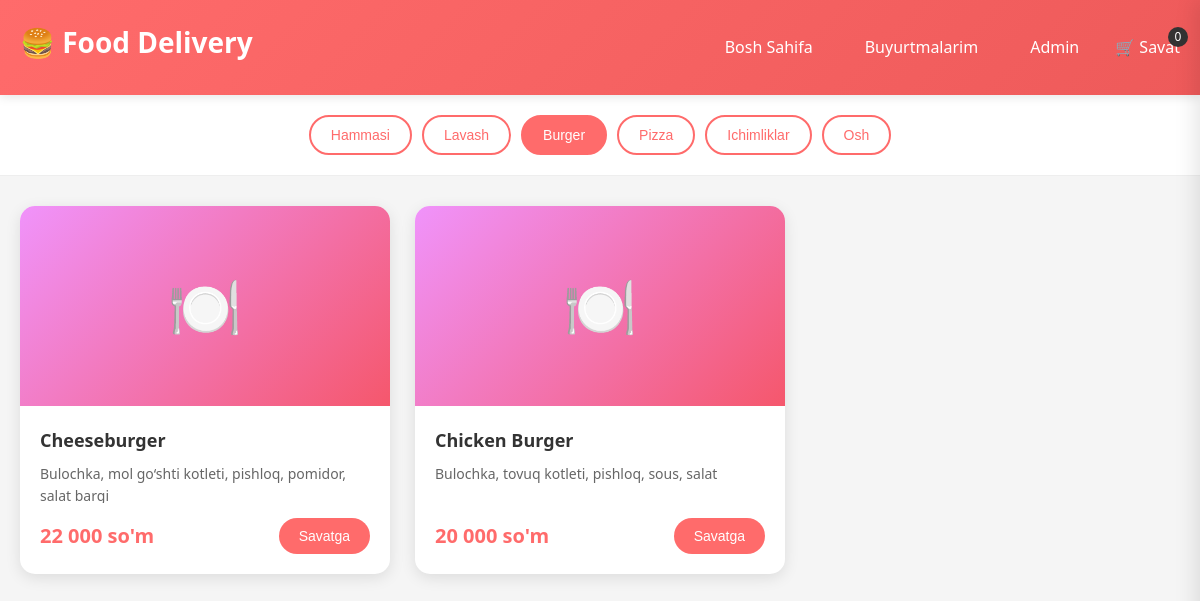
The page /?category=Burger on the database its author committed.
### tables this page shows
CREATE TABLE IF NOT EXISTS foods (
    id INT AUTO_INCREMENT PRIMARY KEY,
    name VARCHAR(255) NOT NULL,
    description TEXT,
    price DECIMAL(10, 2) NOT NULL,
    image VARCHAR(255),
    category ENUM('Lavash', 'Burger', 'Pizza', 'Ichimliklar', 'Osh') NOT NULL,
    status TINYINT DEFAULT 1,
    created_at TIMESTAMP DEFAULT CURRENT_TIMESTAMP,
    updated_at TIMESTAMP DEFAULT CURRENT_TIMESTAMP ON UPDATE CURRENT_TIMESTAMP
);

### config.php (called while the page is built, shortened)
<?php
function getDB() {
    static $db = null;
    if ($db === null) {
        $db = new mysqli(DB_HOST, DB_USER, DB_PASS, DB_NAME);
        $db->set_charset("utf8mb4");
    }
    return $db;
}
function formatPrice($price) {
    return number_format($price, 0, ',', ' ') . " so'm";
}
function getFoods($category = null) {
    $db = getDB();
    $sql = "SELECT * FROM foods WHERE status = 1";
    if ($category) {
        $sql .= " AND category = ?";
        $stmt = $db->prepare($sql);
        $stmt->bind_param("s", $category);
    } else {
        $stmt = $db->prepare($sql);
    }
    $stmt->execute();
    return $stmt->get_result()->fetch_all(MYSQLI_ASSOC);
}
function getCategories() {
    return ['Lavash', 'Burger', 'Pizza', 'Ichimliklar', 'Osh'];
}

### index.php (the view, shortened to what this page needs)
<?php
require_once 'config.php';
$category = isset($_GET['category']) ? $_GET['category'] : null;
$foods = getFoods($category);
$categories = getCategories();
?>
<!DOCTYPE html>
<html lang="uz">
<head>
    <link rel="stylesheet" href="style.css">
</head>
<body>
    <header>
        <div class="container">
            <div class="nav">
                <h1><a href="index.php">🍔 Food Delivery</a></h1>
                <div class="nav-links">
                    <a href="index.php">Bosh Sahifa</a>
                    <a href="orders.php">Buyurtmalarim</a>
                    <a href="admin.php">Admin</a>
                    <div class="cart-icon" onclick="toggleCart()">
                        🛒 Savat
                        <span class="cart-count" id="cartCount">0</span>
                    </div>
                </div>
            </div>
        </div>
    </header>
    <div class="categories">
        <div class="container">
            <div class="category-list">
                <button class="category-btn <?php echo !$category ? 'active' : ''; ?>"
                        onclick="window.location.href='index.php'">
                    Hammasi
                </button>
                <?php foreach ($categories as $cat): ?>
                <button class="category-btn <?php echo $category === $cat ? 'active' : ''; ?>"
                        onclick="window.location.href='?category=<?php echo urlencode($cat); ?>'">
                    <?php echo htmlspecialchars($cat); ?>
                </button>
                <?php endforeach; ?>
            </div>
        </div>
    </div>
    <main class="container">
        <div class="food-grid">
            <?php foreach ($foods as $food): ?>
            <div class="food-card">
                <div class="food-image">
                    🍽️
                </div>
                <div class="food-info">
                    <div class="food-name"><?php echo htmlspecialchars($food['name']); ?></div>
                    <div class="food-description"><?php echo htmlspecialchars($food['description']); ?></div>
                    <div class="food-footer">
                        <div class="food-price"><?php echo formatPrice($food['price']); ?></div>
                        <button class="add-to-cart" onclick="addToCart(<?php echo $food['id']; ?>, '<?php echo htmlspecialchars(addslashes($food['name'])); ?>', <?php echo $food['price']; ?>)">
                            Savatga
                        </button>
                    </div>
                </div>
            </div>
            <?php endforeach; ?>
        </div>
    </main>
</body>
</html>

### style.css (style rules this page uses)
* { margin: 0; padding: 0; box-sizing: border-box; }
body { font-family: 'Segoe UI', Tahoma, Geneva, Verdana, sans-serif; background: #f5f5f5; color: #333; line-height: 1.6; }
.container { max-width: 1200px; margin: 0 auto; padding: 0 20px; }
header { background: linear-gradient(135deg, #ff6b6b, #ee5a5a); color: white; padding: 20px 0; box-shadow: 0 2px 10px rgba(0,0,0,0.1); position: sticky; top: 0; z-index: 100; }
header h1 { font-size: 28px; margin-bottom: 10px; }
header h1 a { color: white; text-decoration: none; }
.nav { display: flex; justify-content: space-between; align-items: center; flex-wrap: wrap; gap: 15px; }
.nav-links { display: flex; gap: 20px; align-items: center; }
.nav-links a { color: white; text-decoration: none; padding: 8px 16px; border-radius: 20px; transition: background 0.3s; }
.cart-icon { position: relative; cursor: pointer; }
.cart-count { position: absolute; top: -8px; right: -8px; background: #333; color: white; font-size: 12px; width: 20px; height: 20px; border-radius: 50%; display: flex; align-items: center; justify-content: center; }
.categories { background: white; padding: 20px 0; margin-bottom: 30px; border-bottom: 1px solid #eee; }
.category-list { display: flex; gap: 10px; flex-wrap: wrap; justify-content: center; }
.category-btn { padding: 10px 20px; border: 2px solid #ff6b6b; background: white; color: #ff6b6b; border-radius: 25px; cursor: pointer; transition: all 0.3s; font-size: 14px; }
.category-btn:hover, .category-btn.active { background: #ff6b6b; color: white; }
.food-grid { display: grid; grid-template-columns: repeat(auto-fill, minmax(280px, 1fr)); gap: 25px; margin-bottom: 40px; }
.food-card { background: white; border-radius: 15px; overflow: hidden; box-shadow: 0 4px 15px rgba(0,0,0,0.1); transition: transform 0.3s, box-shadow 0.3s; }
.food-image { width: 100%; height: 200px; background: linear-gradient(135deg, #f093fb 0%, #f5576c 100%); display: flex; align-items: center; justify-content: center; color: white; font-size: 60px; }
.food-info { padding: 20px; }
.food-name { font-size: 18px; font-weight: bold; margin-bottom: 8px; color: #333; }
.food-description { color: #666; font-size: 14px; margin-bottom: 15px; height: 40px; overflow: hidden; }
.food-footer { display: flex; justify-content: space-between; align-items: center; }
.food-price { font-size: 20px; font-weight: bold; color: #ff6b6b; }
.add-to-cart { background: #ff6b6b; color: white; border: none; padding: 10px 20px; border-radius: 25px; cursor: pointer; transition: background 0.3s; font-size: 14px; }

### rows shown on the page
foods: name "Cheeseburger", description "Bulochka, mol go‘shti kotleti, pishloq, pomidor, salat bargi", price "22 000 so'm"
foods: name "Chicken Burger", description "Bulochka, tovuq kotleti, pishloq, sous, salat", price "20 000 so'm"

### other values the page prints
$cat "Lavash"
$cat "Burger"
$cat "Pizza"
$cat "Ichimliklar"
$cat "Osh"
